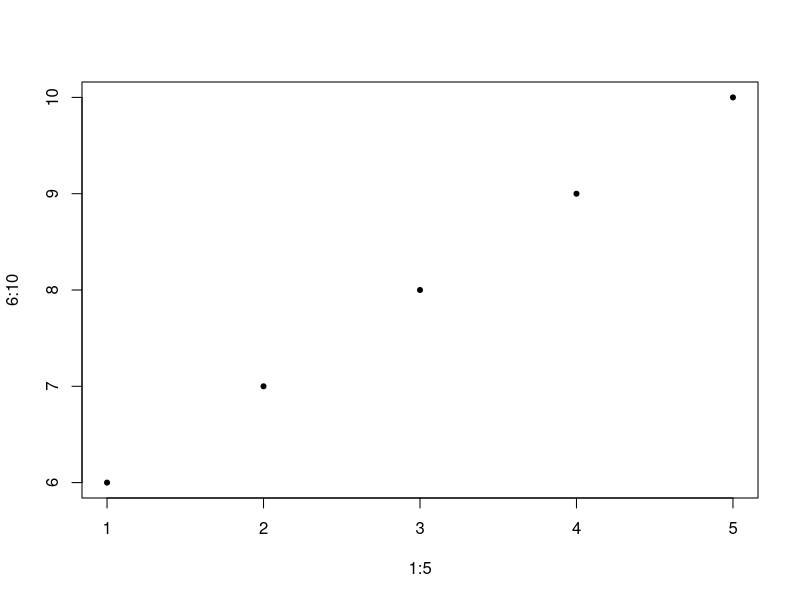
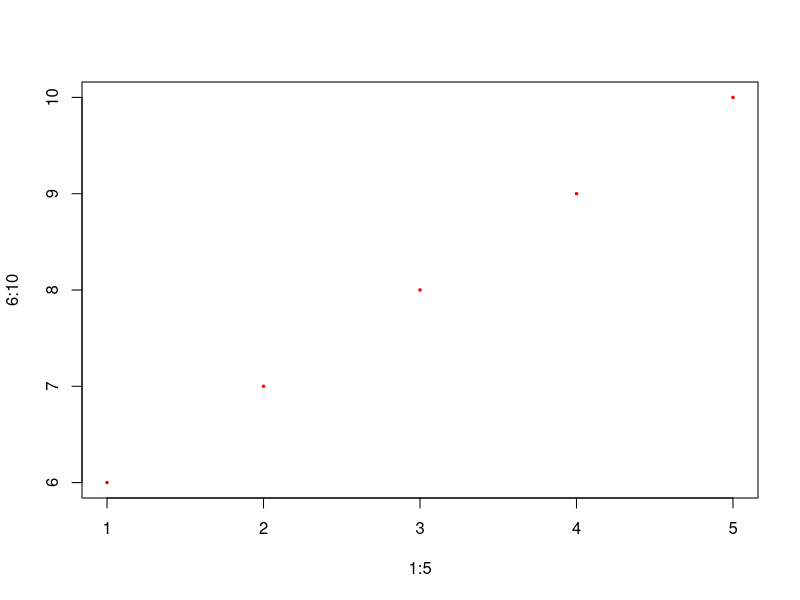

These figures' R source, in order:
#
# day4_script.R
#
# Reed Sorensen
# July 2017
#
# Overview:
#   - Review R concepts from days 1 through 3
#   - Where to get help online and using the R documentation
#   - Writing your own function
#   - Working with data frames
#   - Saving and loading CSV files
# 

#####
# Review of concepts from days 1 through 3

#-- Assign a value to an object with the arrow <- symbol
x1 <- "This is a character string."
is.character(x1)

#-- Create a vector of values with c() or other functions
x2 <- c("This", "is", "a", "character", "vector")
print(x2)

x3 <- 3:6    # a numeric vector, same as c(3,4,5,6)
print(x3)


sample(x = x3, size = 20, replace = TRUE) # random sample of 20 numbers from x3
# How did we know to use the parameters "x", "size" and "replace"?
#   Use help("sample") or str(sample)

# -- Challenge:
#    1. Using the sample() function,
#       get 150 random numbers that are higher than 10 and lower than 17

#-- Join character strings together with the paste() function
paste("Here", "are", "some", "words")
paste0("Here", "are", "some", "words") # useful for writing file paths (more later)


# when you give paste() a vector, it operates on each element separately
x2                 # x2 is a character vector we created earlier
paste0(x2, "xyz")  # adds "xyz" to each element of the vector

x3 + 10    # when we do math with vectors, the calculation happens for each element


# we use square brackets [] to ask for specific elements of a vector
x3[3]        # returns the third element of x3
x3[x3 >= 4]  # returns elements of x3 that are greater than or equal to 4

# -- Challenge:
#    Using indexing, get the elements of x3 that are less than 2


# we also use brackets [] to ask for elements of a matrix
# BEFORE the comma refers to ROWS
# AFTER the comma refers to COLUMNS

my_matrix <- matrix(1:20, nrow = 4, ncol = 5)
print(my_matrix)
my_matrix[c(2,3), 1:3]  # returns rows 2 and 3, and columns 1 through 3

# -- Challenge
#    1. Use indexing with [] to get the part of "my_matrix" 
#       that looks like this:
#                       6   10   14
#                       7   11   15


#####
# GETTING HELP
#   help, help.search, ?, ??, example, 
#   Google.com, rseek.org, StackOverflow
#   Website for searching for a package: https://www.r-pkg.org/
#   
#   -- Challenge:
#      1. Use Google to find an R function that splits 1 string into multiple strings
#      2. Use the help() function to figure out how to use this function
#      3. Create an object called my_string that contains "Here is some text"
#      4. Use the function from #1 and #2 to split my_string into 4 words



#####
# Writing your own function

sum(2, 3)  # there is already a function for adding two numbers

# let's make our own function that does the same thing

add_two_numbers <- function(x1, x2) {
  x1 + x2
}

add_two_numbers(x1 = 4, x2 = 5)
add_two_numbers(10, 1)  # if we know the order, we can just give the input values
str(add_two_numbers)    # to find out what parameters it expects, we use str()

# we can set a default value, which can be changed optionally
add_three_numbers <- function(x1, x2, x3 = 20) {
  x1 + x2 + x3
}

add_three_numbers(4, 5)
add_three_numbers(x1 = 4, x2 = 5, x3 = 10)
add_three_numbers(4, 5, 10)   # same thing, as long as we know the order

plot(1:5, 6:10, pch = 20, col = "black")

color_plot <- function(color_var, size) {
  plot(1:5, 6:10, pch = 20, col = color_var, cex = size)
}

color_plot("red", 0.5)







